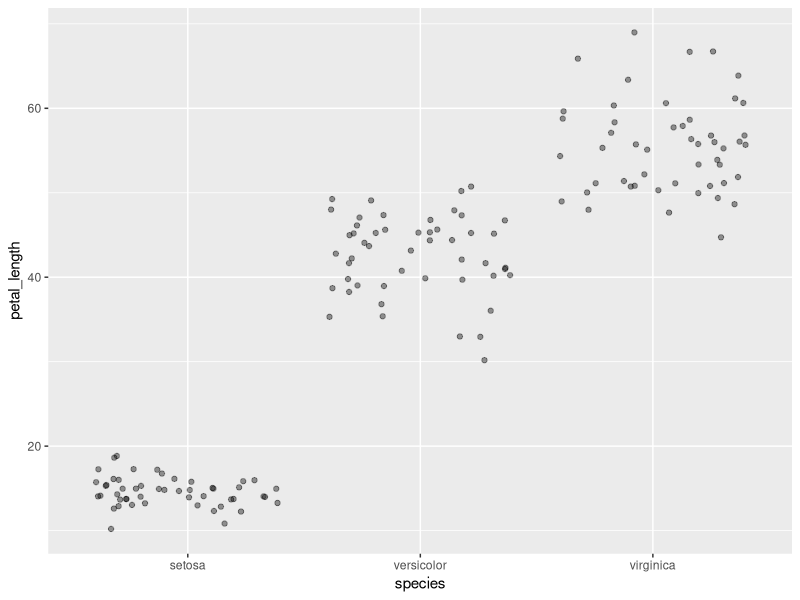
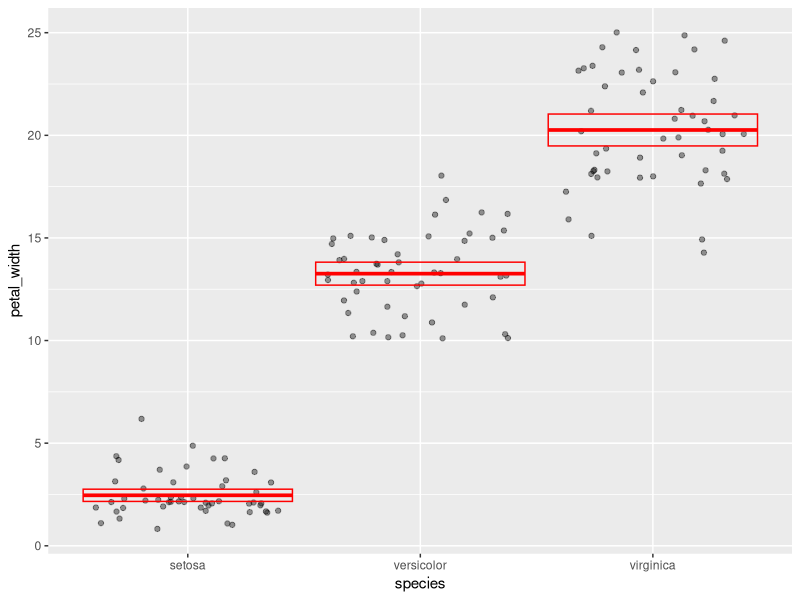
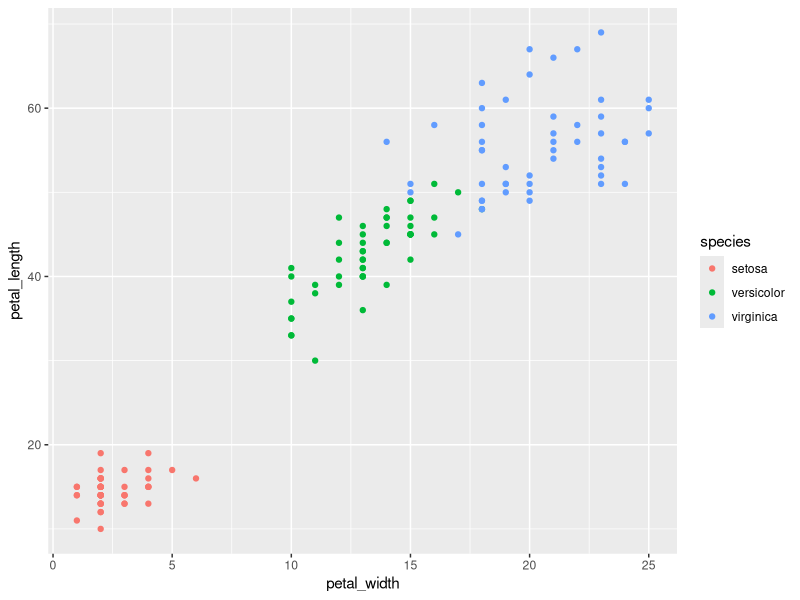

The R script that drew these images, in order:

# load packages -----------------------------------------------------------

library(tidyverse)
iris<-as_tibble(iris)

# assignment questions ----------------------------------------------------

#Question 1

flower_sample_size<-rename(
  iris,
  sepal_length=Sepal.Length,
  sepal_width=Sepal.Width,
  petal_length=Petal.Length,
  petal_width=Petal.Width,
  species=Species
)
flower_sample_size

#Question 2

mm<-mutate(
  flower_sample_size,
  petal_length = petal_length * 10,
  petal_width = petal_width * 10,
  sepal_length=sepal_length*10,
  sepal_width=sepal_width*10
)
mm

#Question 3

area<-mutate(mm,sepal_area = sepal_length*sepal_width,
             petal_area=petal_length*petal_width)
species_area<-select(area,sepal_area,petal_area,species
)
species_area

#Question 4

sepal_summary<-summarize(mm, sample_size = n(),
          max=max(sepal_length),
          min=min(sepal_length),
          range=max-min,
          med=median(sepal_length),
          q1=quantile(sepal_length, .25),
          q3=quantile(sepal_length, .75),
          IQR=IQR(sepal_length)
)
sepal_summary

#question 5

petals_grouped<-group_by(mm, species)
petals_grouped

summarize(petals_grouped,mean_width=mean(petal_width))

petal_summary<-summarize(
           petals_grouped,
           sampl_size=n(),
           mean=mean(petal_width),
           sd=sd(petal_width),
           var=var(petal_width),
           sem=sd/sqrt(sampl_size),
           ci_upper=mean+2*sem,
           ci_lower=mean-2*sem
)
petal_summary

#question 6

mm_striplot<-ggplot(data=mm)+
  geom_jitter(mapping=aes(x=species,y=petal_length), alpha =.4
)
mm_striplot

#question 7

ggplot(data=mm)+
  geom_jitter(mapping=aes(x=species,y=petal_width), alpha =.4)+
  geom_crossbar(
    data=petal_summary,
    mapping=aes(x=species, y=mean,ymax=ci_upper,
                ymin=ci_lower),
    color="red"
  )

#question 8

ggplot(data=mm)+
  geom_point(mapping=aes(x=petal_width,y=petal_length,color=species))
